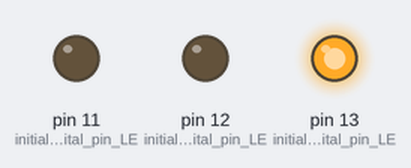
Simulated run of this sketch. Board: Arduino Uno, built with avr-gcc and run on an emulated ATmega328P. On the bench: output pins drawn as LEDs (lit = HIGH).

Above: at 0.2 s.
At 0.7 s:
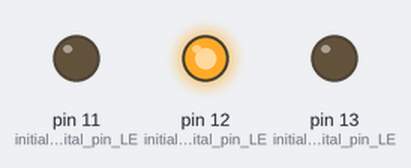
At 2.7 s:
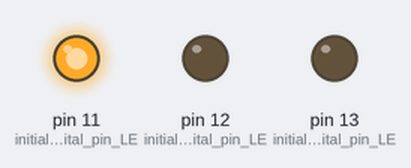
Timing chart, 0 to 3.5 s (numbered marks = the images above):
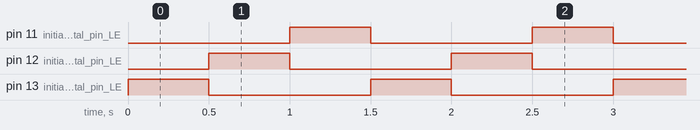

The sketch:

Blink.ino
```cpp
/*
  Blink

  Turns an LED on for one second, then off for one second, repeatedly.
  There are three LEDs, using pins 13 through 11.
  It turns on and off pin 13, then does the same for 12, and lastly the same for 11.

  check the Technical Specs of your board at:
  https://www.arduino.cc/en/Main/Products

  modified 8 May 2014
  by Scott Fitzgerald
  modified 2 Sep 2016
  by Arturo Guadalupi
  modified 8 Sep 2016
  by Colby Newman
  modified 8 Jan 2024
  by Andrew Doty
*/

// the setup function runs once when you press reset or power the board
void setup() {
  pinMode(LED_BUILTIN, OUTPUT);  // initialize digital pin LED_BUILTIN as an output.
  pinMode(12, OUTPUT);  // initialize digital pin LED_BUILTIN as an output.
  pinMode(11, OUTPUT);  // initialize digital pin LED_BUILTIN as an output.

}

// the loop function runs over and over again forever
void loop() {
  digitalWrite(13, HIGH);  // turn the LED connected to the 13th pin on
  delay(500);                      // wait for half a second
  digitalWrite(13, LOW);  // turn the LED connected to the 13th pin off

  digitalWrite(12, HIGH);  // turn the LED connected to the 12th pin on
  delay(500);                      // wait for half a second
  digitalWrite(12, LOW);  // turn the LED connected to the 13th pin off

  digitalWrite(11, HIGH);  // turn the LED connected to the 11th pin on
  delay(500);                      // wait for half a second
  digitalWrite(11, LOW);  // turn the LED connected to the 11th pin off
}
```

Measured:
- by itself, pin 11 (initialize_digital_pin_LE), pin 12 (initialize_digital_pin_LE), pin 13 (initialize_digital_pin_LE): alternates HIGH for 0.50 s and LOW for 1.0 s
- by itself, everything shown: repeats every 1.5 s, in 4 steps
